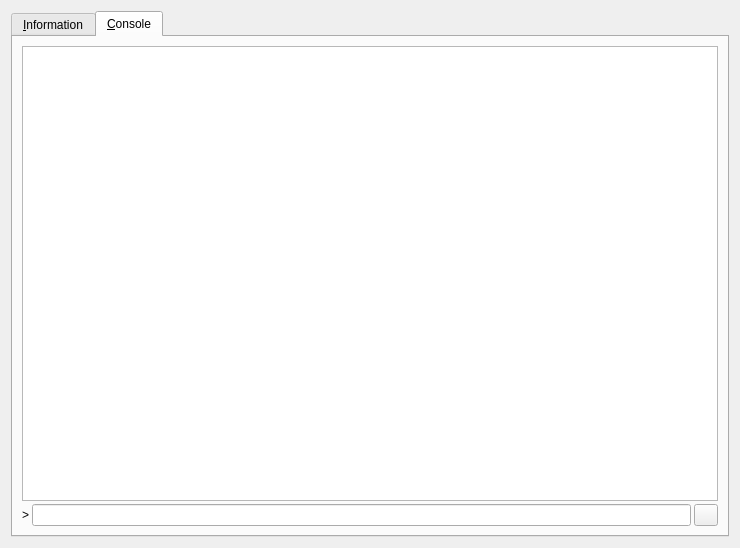
<?xml version="1.0" encoding="UTF-8"?>
<ui version="4.0">
 <class>RPCConsole</class>
 <widget class="QDialog" name="RPCConsole">
  <property name="geometry">
   <rect>
    <x>0</x>
    <y>0</y>
    <width>740</width>
    <height>548</height>
   </rect>
  </property>
  <property name="windowTitle">
   <string>Thebotcoin - Debug window</string>
  </property>
  
  <layout class="QVBoxLayout" name="verticalLayout_2">
   <item>
    <widget class="QTabWidget" name="tabWidget">
     <property name="currentIndex">
      <number>1</number>
     </property>
     <widget class="QWidget" name="tab_info">
      <attribute name="title">
       <string>&amp;Information</string>
      </attribute>
      <layout class="QGridLayout" name="gridLayout" columnstretch="0,1">
       <property name="horizontalSpacing">
        <number>12</number>
       </property>
       <item row="0" column="0">
        <widget class="QLabel" name="label_9">
         <property name="font">
          <font>
           <family>Helvetica Neue</family>
           <weight>12</weight>
           <bold>false</bold>
          </font>
         </property>
         <property name="text">
          <string>Thebotcoin Core</string>
         </property>
        </widget>
       </item>
       <item row="1" column="0">
        <widget class="QLabel" name="label_5">
         <property name="text">
          <string>Client name</string>
         </property>
        </widget>
       </item>
       <item row="1" column="1">
        <widget class="QLabel" name="clientName">
         <property name="cursor">
          <cursorShape>IBeamCursor</cursorShape>
         </property>
         <property name="text">
          <string>N/A</string>
         </property>
         <property name="textFormat">
          <enum>Qt::PlainText</enum>
         </property>
         <property name="textInteractionFlags">
          <set>Qt::LinksAccessibleByMouse|Qt::TextSelectableByKeyboard|Qt::TextSelectableByMouse</set>
         </property>
        </widget>
       </item>
       <item row="2" column="0">
        <widget class="QLabel" name="label_6">
         <property name="text">
          <string>Client version</string>
         </property>
        </widget>
       </item>
       <item row="2" column="1">
        <widget class="QLabel" name="clientVersion">
         <property name="cursor">
          <cursorShape>IBeamCursor</cursorShape>
         </property>
         <property name="text">
          <string>N/A</string>
         </property>
         <property name="textFormat">
          <enum>Qt::PlainText</enum>
         </property>
         <property name="textInteractionFlags">
          <set>Qt::LinksAccessibleByMouse|Qt::TextSelectableByKeyboard|Qt::TextSelectableByMouse</set>
         </property>
        </widget>
       </item>
       <item row="3" column="0">
        <widget class="QLabel" name="label_14">
         <property name="text">
          <string>Using OpenSSL version</string>
         </property>
         <property name="indent">
          <number>10</number>
         </property>
        </widget>
       </item>
       <item row="3" column="1">
        <widget class="QLabel" name="openSSLVersion">
         <property name="cursor">
          <cursorShape>IBeamCursor</cursorShape>
         </property>
         <property name="text">
          <string>N/A</string>
         </property>
         <property name="textFormat">
          <enum>Qt::PlainText</enum>
         </property>
         <property name="textInteractionFlags">
          <set>Qt::LinksAccessibleByMouse|Qt::TextSelectableByKeyboard|Qt::TextSelectableByMouse</set>
         </property>
        </widget>
       </item>
       <item row="4" column="0">
        <widget class="QLabel" name="label_12">
         <property name="text">
          <string>Build date</string>
         </property>
        </widget>
       </item>
       <item row="4" column="1">
        <widget class="QLabel" name="buildDate">
         <property name="cursor">
          <cursorShape>IBeamCursor</cursorShape>
         </property>
         <property name="text">
          <string>N/A</string>
         </property>
         <property name="textFormat">
          <enum>Qt::PlainText</enum>
         </property>
         <property name="textInteractionFlags">
          <set>Qt::LinksAccessibleByMouse|Qt::TextSelectableByKeyboard|Qt::TextSelectableByMouse</set>
         </property>
        </widget>
       </item>
       <item row="5" column="0">
        <widget class="QLabel" name="label_13">
         <property name="text">
          <string>Startup time</string>
         </property>
        </widget>
       </item>
       <item row="5" column="1">
        <widget class="QLabel" name="startupTime">
         <property name="cursor">
          <cursorShape>IBeamCursor</cursorShape>
         </property>
         <property name="text">
          <string>N/A</string>
         </property>
         <property name="textFormat">
          <enum>Qt::PlainText</enum>
         </property>
         <property name="textInteractionFlags">
          <set>Qt::LinksAccessibleByMouse|Qt::TextSelectableByKeyboard|Qt::TextSelectableByMouse</set>
         </property>
        </widget>
       </item>
       <item row="6" column="0">
        <widget class="QLabel" name="label_11">
         <property name="font">
          <font>
           <family>Helvetica Neue</family>
           <weight>12</weight>
           <bold>false</bold>
          </font>
         </property>
         <property name="text">
          <string>Network</string>
         </property>
        </widget>
       </item>
       <item row="7" column="0">
        <widget class="QLabel" name="label_7">
         <property name="text">
          <string>Number of connections</string>
         </property>
        </widget>
       </item>
       <item row="7" column="1">
        <widget class="QLabel" name="numberOfConnections">
         <property name="cursor">
          <cursorShape>IBeamCursor</cursorShape>
         </property>
         <property name="text">
          <string>N/A</string>
         </property>
         <property name="textFormat">
          <enum>Qt::PlainText</enum>
         </property>
         <property name="textInteractionFlags">
          <set>Qt::LinksAccessibleByMouse|Qt::TextSelectableByKeyboard|Qt::TextSelectableByMouse</set>
         </property>
        </widget>
       </item>
       <item row="8" column="0">
        <widget class="QLabel" name="label_8">
         <property name="text">
          <string>On testnet</string>
         </property>
        </widget>
       </item>
       <item row="8" column="1">
        <widget class="QCheckBox" name="isTestNet">
         <property name="enabled">
          <bool>false</bool>
         </property>
         <property name="text">
          <string/>
         </property>
        </widget>
       </item>
       <item row="9" column="0">
        <widget class="QLabel" name="label_10">
         <property name="font">
          <font>
           <family>Helvetica Neue</family>
           <weight>12</weight>
           <bold>false</bold>
          </font>
         </property>
         <property name="text">
          <string>Block chain</string>
         </property>
        </widget>
       </item>
       <item row="10" column="0">
        <widget class="QLabel" name="label_3">
         <property name="text">
          <string>Current number of blocks</string>
         </property>
        </widget>
       </item>
       <item row="10" column="1">
        <widget class="QLabel" name="numberOfBlocks">
         <property name="cursor">
          <cursorShape>IBeamCursor</cursorShape>
         </property>
         <property name="text">
          <string>N/A</string>
         </property>
         <property name="textFormat">
          <enum>Qt::PlainText</enum>
         </property>
         <property name="textInteractionFlags">
          <set>Qt::LinksAccessibleByMouse|Qt::TextSelectableByKeyboard|Qt::TextSelectableByMouse</set>
         </property>
        </widget>
       </item>
       <item row="11" column="0">
        <widget class="QLabel" name="label_4">
         <property name="text">
          <string>Estimated total blocks</string>
         </property>
        </widget>
       </item>
       <item row="11" column="1">
        <widget class="QLabel" name="totalBlocks">
         <property name="cursor">
          <cursorShape>IBeamCursor</cursorShape>
         </property>
         <property name="text">
          <string>N/A</string>
         </property>
         <property name="textFormat">
          <enum>Qt::PlainText</enum>
         </property>
         <property name="textInteractionFlags">
          <set>Qt::LinksAccessibleByMouse|Qt::TextSelectableByKeyboard|Qt::TextSelectableByMouse</set>
         </property>
        </widget>
       </item>
       <item row="12" column="0">
        <widget class="QLabel" name="label_2">
         <property name="text">
          <string>Last block time</string>
         </property>
        </widget>
       </item>
       <item row="12" column="1">
        <widget class="QLabel" name="lastBlockTime">
         <property name="cursor">
          <cursorShape>IBeamCursor</cursorShape>
         </property>
         <property name="text">
          <string>N/A</string>
         </property>
         <property name="textFormat">
          <enum>Qt::PlainText</enum>
         </property>
         <property name="textInteractionFlags">
          <set>Qt::LinksAccessibleByMouse|Qt::TextSelectableByKeyboard|Qt::TextSelectableByMouse</set>
         </property>
        </widget>
       </item>
       <item row="13" column="0">
        <spacer name="verticalSpacer_2">
         <property name="orientation">
          <enum>Qt::Vertical</enum>
         </property>
         <property name="sizeHint" stdset="0">
          <size>
           <width>20</width>
           <height>20</height>
          </size>
         </property>
        </spacer>
       </item>
       <item row="14" column="0">
        <widget class="QLabel" name="labelDebugLogfile">
         <property name="font">
          <font>
           <family>Helvetica Neue</family>
           <weight>12</weight>
           <bold>false</bold>
          </font>
         </property>
         <property name="text">
          <string>Debug logfile</string>
         </property>
        </widget>
       </item>
       <item row="15" column="0">
        <widget class="QPushButton" name="openDebugLogfileButton">
         <property name="toolTip">
          <string>Open the Thebotcoin debug logfile from the current data directory. This can take a few seconds for large logfiles.</string>
         </property>
         <property name="text">
          <string>&amp;Open</string>
         </property>
         <property name="autoDefault">
          <bool>false</bool>
         </property>
        </widget>
       </item>
       <item row="16" column="0">
        <widget class="QLabel" name="labelCLOptions">
         <property name="font">
          <font>
           <family>Helvetica Neue</family>
           <weight>12</weight>
           <bold>false</bold>
          </font>
         </property>
         <property name="text">
          <string>Command-line options</string>
         </property>
        </widget>
       </item>
       <item row="17" column="0">
        <widget class="QPushButton" name="showCLOptionsButton">
         <property name="toolTip">
          <string>Show the Thebotcoin-qt help message to get a list with possible command-line options.</string>
         </property>
         <property name="text">
          <string>&amp;Show</string>
         </property>
         <property name="autoDefault">
          <bool>false</bool>
         </property>
        </widget>
       </item>
       <item row="18" column="0">
        <spacer name="verticalSpacer">
         <property name="orientation">
          <enum>Qt::Vertical</enum>
         </property>
         <property name="sizeHint" stdset="0">
          <size>
           <width>20</width>
           <height>40</height>
          </size>
         </property>
        </spacer>
       </item>
      </layout>
     </widget>
     <widget class="QWidget" name="tab_console">
      <attribute name="title">
       <string>&amp;Console</string>
      </attribute>
      <layout class="QVBoxLayout" name="verticalLayout_3">
       <property name="spacing">
        <number>3</number>
       </property>
       <item>
        <widget class="QTextEdit" name="messagesWidget">
         <property name="minimumSize">
          <size>
           <width>0</width>
           <height>100</height>
          </size>
         </property>
         <property name="readOnly">
          <bool>true</bool>
         </property>
         <property name="tabKeyNavigation" stdset="0">
          <bool>false</bool>
         </property>
         <property name="columnCount" stdset="0">
          <number>2</number>
         </property>
        </widget>
       </item>
       <item>
        <layout class="QHBoxLayout" name="horizontalLayout">
         <property name="spacing">
          <number>3</number>
         </property>
         <item>
          <widget class="QLabel" name="label">
           <property name="text">
            <string notr="true">&gt;</string>
           </property>
          </widget>
         </item>
         <item>
          <widget class="QLineEdit" name="lineEdit"/>
         </item>
         <item>
          <widget class="QPushButton" name="clearButton">
           <property name="maximumSize">
            <size>
             <width>24</width>
             <height>24</height>
            </size>
           </property>
           <property name="toolTip">
            <string>Clear console</string>
           </property>
           <property name="text">
            <string/>
           </property>
           <property name="icon">
            <iconset resource="../bitcoin.qrc">
             <normaloff>:/icons/remove</normaloff>:/icons/remove</iconset>
           </property>
           <property name="shortcut">
            <string notr="true">Ctrl+L</string>
           </property>
           <property name="autoDefault">
            <bool>false</bool>
           </property>
          </widget>
         </item>
        </layout>
       </item>
      </layout>
     </widget>
    </widget>
   </item>
  </layout>
 </widget>
 <resources>
  <include location="../bitcoin.qrc"/>
 </resources>
 <connections/>
</ui>
